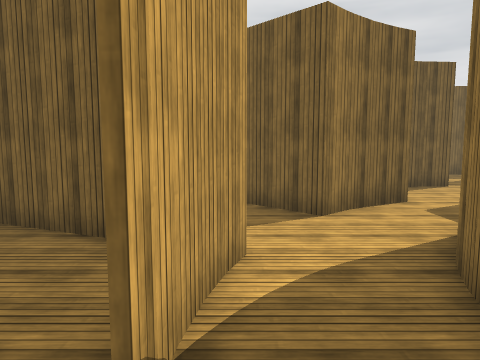
[1] (above)

17 first-person views from a walk through a scene from a Unity 3-D project. The camera is 1.5 m above the floor, tilts 6° down and sees 70° across. The floor is counted in squares, 1 m on a side. Each view is taken from the middle of a square. On the plan, view 1 faces up. The plan holds only what a view shows up to about 16 squares ahead; the rest is blank. The place goes on beyond the plan. The player is left out. Surface patterns are stand-ins for the level's own textures.

[2]
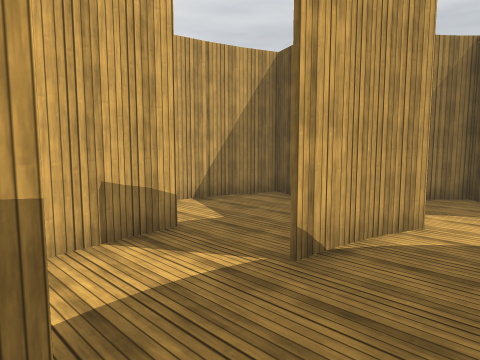

[3]
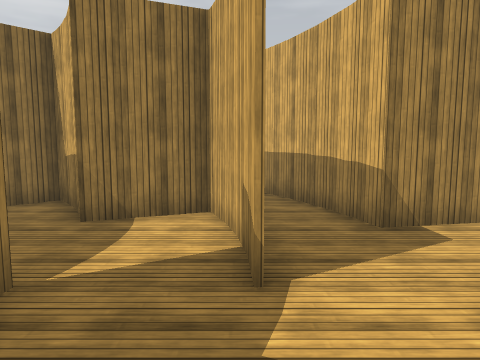

[4]
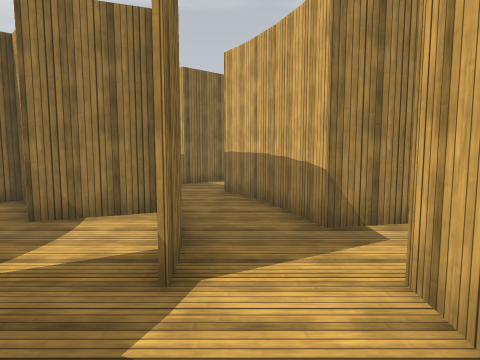

[5]
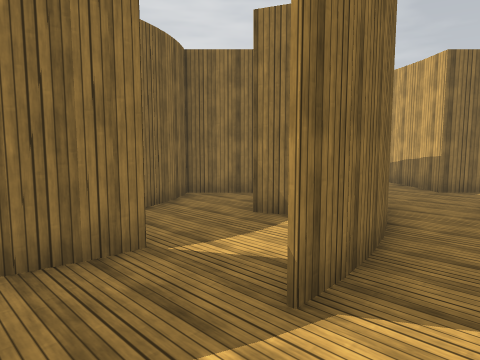

[6]
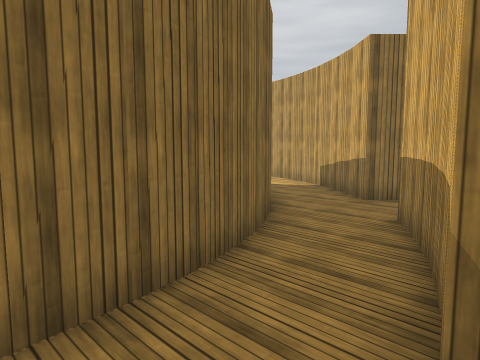

[7]
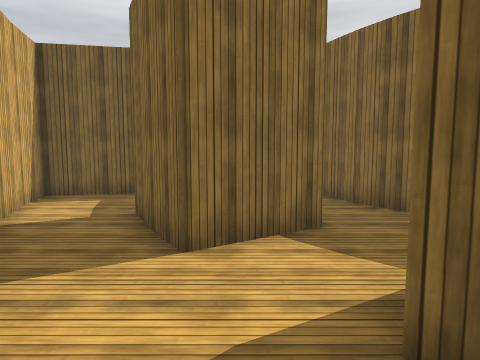

[8]
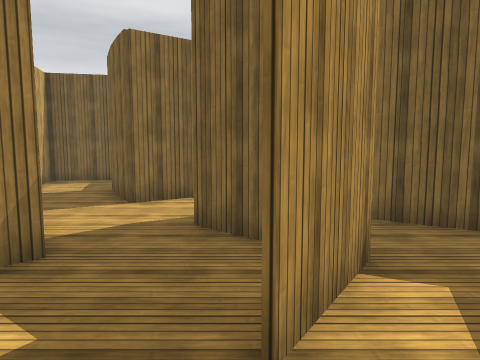

[9]
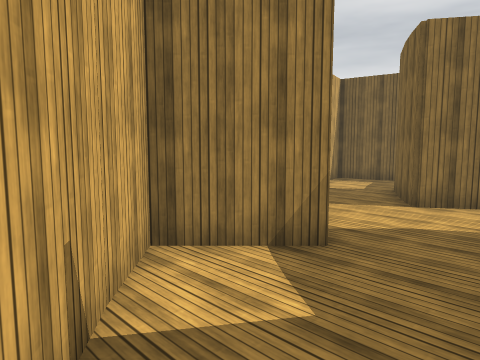

[10]
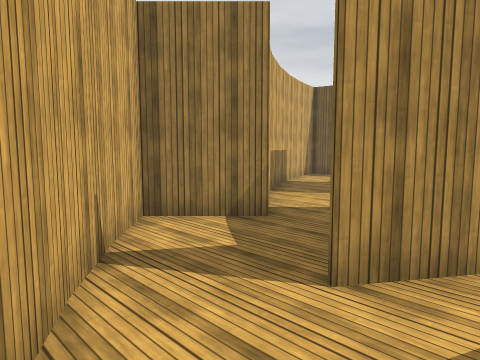

[11]
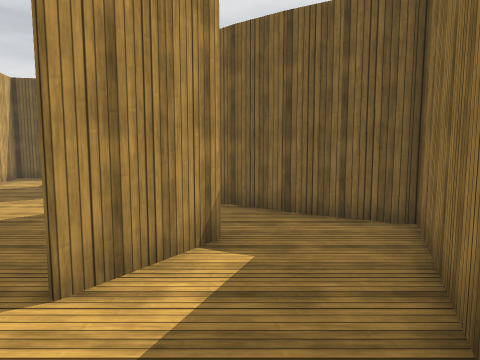

[12]
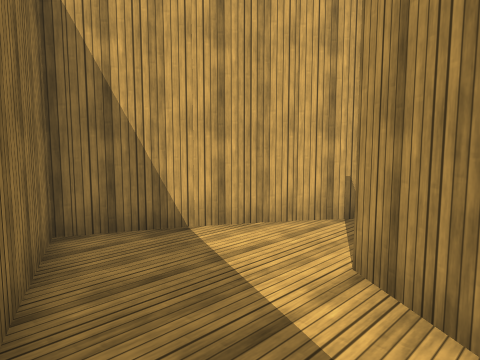

[13]
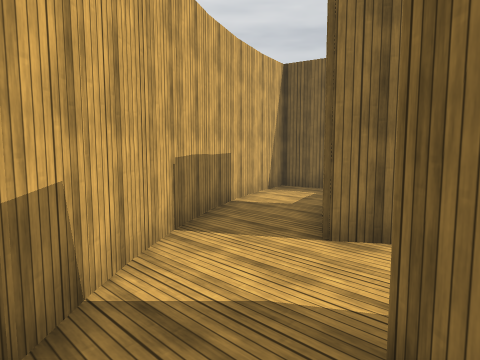

[14]
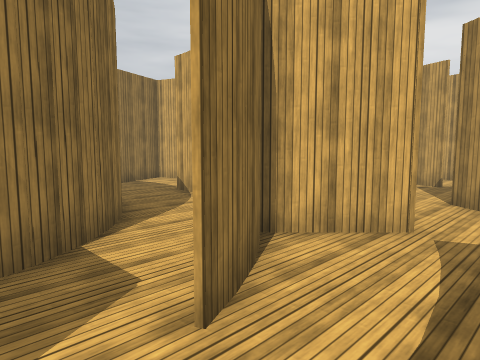

[15]
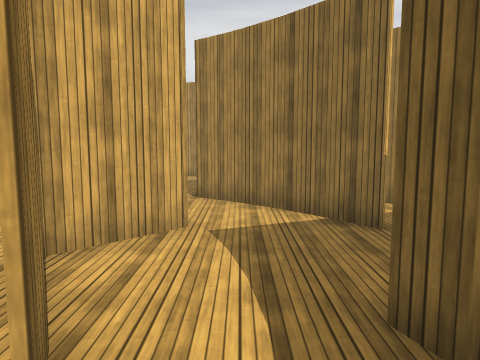

[16]
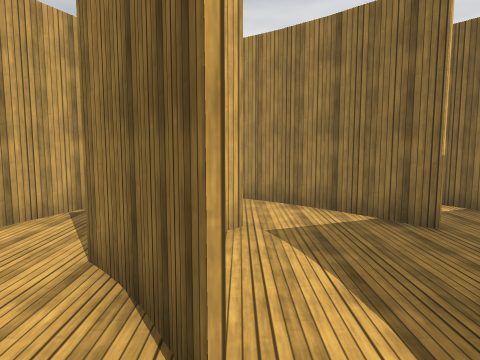

[17]
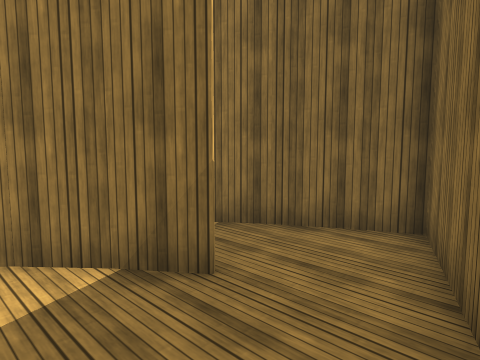

### Floor plan
Key: @ floor where view 1 was taken; # wall or solid block; . floor.
Columns run from 11 left of view 1 to 6 right of it. Each row starts with its distance up from view 1.
 16            ###
 15          ###.#
 14         ##...#
 13          ....##
 12           ##..####
 11          ##.......
 10         ##........
  9        ##..#..##..
  8  #........#####...
  7  #.#..     .##..
  6       ####.....##
  5      ##..###..##
  4      #.....#.##
  3      #....##.#
  2      #....#..
  1      ...#....
  0     ....#..@.#
 -1     ##..#....##
 -2 #### ##.####..#
 -3 ##..  #..######
 -4  #... ##.##
 -5  #..#  #..#
 -6  ##.####..
 -7   #..##....
 -8   ##....###
 -9    ##...# ##
-10     #...# .###
-11     ##..##...#
-12     ##...#...#
-13     #...##..##
-14    ###......#
-15      ##....##
-16       ##...#
-17        ###.#
-18          ###

Positions as (right, up) in squares from view 1, and headings:
1: (0, 0), facing up
2: (2, -2), facing up-left
3: (-3, 5), facing down
4: (-4, 5), facing down
5: (-5, 4), facing down-right
6: (-6, 1), facing down-right
7: (-5, -12), facing up
8: (-3, -16), facing up
9: (-3, -16), facing up-left
10: (-1, -17), facing up-left
11: (-1, -17), facing up
12: (1, -12), facing down-left
13: (-3, -12), facing up-left
14: (6, 11), facing down-left
15: (6, 10), facing left
16: (6, 9), facing left
17: (3, 10), facing up-left
